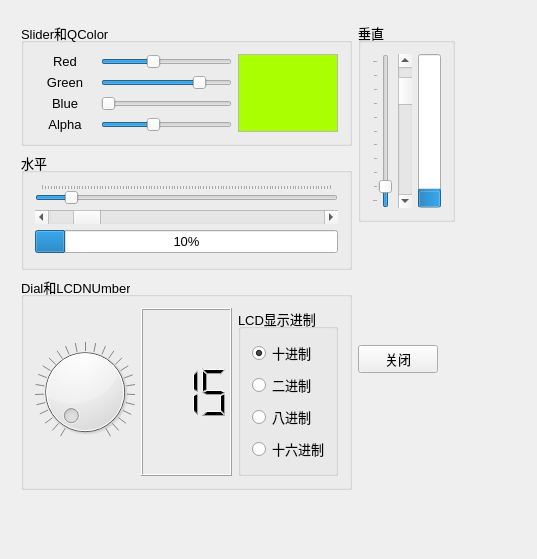
<?xml version="1.0" encoding="UTF-8"?>
<ui version="4.0">
 <class>Widget</class>
 <widget class="QWidget" name="Widget">
  <property name="geometry">
   <rect>
    <x>0</x>
    <y>0</y>
    <width>537</width>
    <height>559</height>
   </rect>
  </property>
  <property name="font">
   <font>
    <pointsize>10</pointsize>
   </font>
  </property>
  <property name="windowTitle">
   <string>数值输入和显示Misc</string>
  </property>
  <widget class="QWidget" name="layoutWidget">
   <property name="geometry">
    <rect>
     <x>10</x>
     <y>11</y>
     <width>456</width>
     <height>490</height>
    </rect>
   </property>
   <layout class="QHBoxLayout" name="horizontalLayout">
    <item>
     <layout class="QVBoxLayout" name="verticalLayout_2">
      <item>
       <widget class="QGroupBox" name="groupBox_2">
        <property name="title">
         <string>Slider和QColor</string>
        </property>
        <layout class="QGridLayout" name="gridLayout_2">
         <item row="1" column="1">
          <widget class="QSlider" name="SliderGreen">
           <property name="maximum">
            <number>255</number>
           </property>
           <property name="value">
            <number>200</number>
           </property>
           <property name="orientation">
            <enum>Qt::Horizontal</enum>
           </property>
          </widget>
         </item>
         <item row="2" column="1">
          <widget class="QSlider" name="SliderBlue">
           <property name="maximum">
            <number>255</number>
           </property>
           <property name="orientation">
            <enum>Qt::Horizontal</enum>
           </property>
          </widget>
         </item>
         <item row="0" column="0">
          <widget class="QLabel" name="label">
           <property name="minimumSize">
            <size>
             <width>60</width>
             <height>0</height>
            </size>
           </property>
           <property name="text">
            <string>Red</string>
           </property>
           <property name="alignment">
            <set>Qt::AlignCenter</set>
           </property>
          </widget>
         </item>
         <item row="1" column="0">
          <widget class="QLabel" name="label_2">
           <property name="text">
            <string>Green</string>
           </property>
           <property name="alignment">
            <set>Qt::AlignCenter</set>
           </property>
          </widget>
         </item>
         <item row="2" column="0">
          <widget class="QLabel" name="label_3">
           <property name="text">
            <string>Blue</string>
           </property>
           <property name="alignment">
            <set>Qt::AlignCenter</set>
           </property>
          </widget>
         </item>
         <item row="0" column="1">
          <widget class="QSlider" name="SliderRed">
           <property name="maximum">
            <number>255</number>
           </property>
           <property name="value">
            <number>100</number>
           </property>
           <property name="orientation">
            <enum>Qt::Horizontal</enum>
           </property>
           <property name="invertedAppearance">
            <bool>false</bool>
           </property>
           <property name="invertedControls">
            <bool>false</bool>
           </property>
           <property name="tickPosition">
            <enum>QSlider::NoTicks</enum>
           </property>
           <property name="tickInterval">
            <number>0</number>
           </property>
          </widget>
         </item>
         <item row="3" column="1">
          <widget class="QSlider" name="SliderAlpha">
           <property name="maximum">
            <number>255</number>
           </property>
           <property name="value">
            <number>100</number>
           </property>
           <property name="orientation">
            <enum>Qt::Horizontal</enum>
           </property>
          </widget>
         </item>
         <item row="3" column="0">
          <widget class="QLabel" name="label_4">
           <property name="text">
            <string>Alpha</string>
           </property>
           <property name="alignment">
            <set>Qt::AlignCenter</set>
           </property>
          </widget>
         </item>
         <item row="0" column="3" rowspan="4">
          <widget class="QTextEdit" name="textEdit">
           <property name="maximumSize">
            <size>
             <width>100</width>
             <height>16777215</height>
            </size>
           </property>
           <property name="palette">
            <palette>
             <active>
              <colorrole role="Base">
               <brush brushstyle="SolidPattern">
                <color alpha="255">
                 <red>170</red>
                 <green>255</green>
                 <blue>0</blue>
                </color>
               </brush>
              </colorrole>
             </active>
             <inactive>
              <colorrole role="Base">
               <brush brushstyle="SolidPattern">
                <color alpha="255">
                 <red>170</red>
                 <green>255</green>
                 <blue>0</blue>
                </color>
               </brush>
              </colorrole>
             </inactive>
             <disabled>
              <colorrole role="Base">
               <brush brushstyle="SolidPattern">
                <color alpha="255">
                 <red>240</red>
                 <green>240</green>
                 <blue>240</blue>
                </color>
               </brush>
              </colorrole>
             </disabled>
            </palette>
           </property>
          </widget>
         </item>
        </layout>
       </widget>
      </item>
      <item>
       <widget class="QGroupBox" name="groupBox">
        <property name="title">
         <string>水平</string>
        </property>
        <layout class="QVBoxLayout" name="verticalLayout">
         <item>
          <widget class="QSlider" name="SliderH">
           <property name="maximum">
            <number>100</number>
           </property>
           <property name="value">
            <number>10</number>
           </property>
           <property name="orientation">
            <enum>Qt::Horizontal</enum>
           </property>
           <property name="invertedAppearance">
            <bool>false</bool>
           </property>
           <property name="invertedControls">
            <bool>true</bool>
           </property>
           <property name="tickPosition">
            <enum>QSlider::TicksAbove</enum>
           </property>
           <property name="tickInterval">
            <number>0</number>
           </property>
          </widget>
         </item>
         <item>
          <widget class="QScrollBar" name="ScrollBarH">
           <property name="maximum">
            <number>100</number>
           </property>
           <property name="value">
            <number>10</number>
           </property>
           <property name="sliderPosition">
            <number>10</number>
           </property>
           <property name="orientation">
            <enum>Qt::Horizontal</enum>
           </property>
          </widget>
         </item>
         <item>
          <widget class="QProgressBar" name="progBarH">
           <property name="value">
            <number>10</number>
           </property>
           <property name="textVisible">
            <bool>true</bool>
           </property>
           <property name="orientation">
            <enum>Qt::Horizontal</enum>
           </property>
           <property name="textDirection">
            <enum>QProgressBar::TopToBottom</enum>
           </property>
           <property name="format">
            <string>%p%</string>
           </property>
          </widget>
         </item>
        </layout>
       </widget>
      </item>
      <item>
       <widget class="QGroupBox" name="groupBox_4">
        <property name="title">
         <string>Dial和LCDNUmber</string>
        </property>
        <layout class="QHBoxLayout" name="horizontalLayout_2">
         <item>
          <widget class="QDial" name="dial">
           <property name="maximum">
            <number>255</number>
           </property>
           <property name="sliderPosition">
            <number>0</number>
           </property>
           <property name="tracking">
            <bool>true</bool>
           </property>
           <property name="orientation">
            <enum>Qt::Horizontal</enum>
           </property>
           <property name="wrapping">
            <bool>false</bool>
           </property>
           <property name="notchTarget">
            <double>10.000000000000000</double>
           </property>
           <property name="notchesVisible">
            <bool>true</bool>
           </property>
          </widget>
         </item>
         <item>
          <widget class="QLCDNumber" name="LCDDisplay">
           <property name="smallDecimalPoint">
            <bool>false</bool>
           </property>
           <property name="digitCount">
            <number>3</number>
           </property>
           <property name="mode">
            <enum>QLCDNumber::Dec</enum>
           </property>
           <property name="segmentStyle">
            <enum>QLCDNumber::Filled</enum>
           </property>
           <property name="value" stdset="0">
            <double>15.000000000000000</double>
           </property>
           <property name="intValue" stdset="0">
            <number>15</number>
           </property>
          </widget>
         </item>
         <item>
          <widget class="QGroupBox" name="groupBox_5">
           <property name="maximumSize">
            <size>
             <width>100</width>
             <height>16777215</height>
            </size>
           </property>
           <property name="title">
            <string>LCD显示进制</string>
           </property>
           <layout class="QVBoxLayout" name="verticalLayout_5">
            <item>
             <widget class="QRadioButton" name="radioBtnDec">
              <property name="text">
               <string>十进制</string>
              </property>
              <property name="checked">
               <bool>true</bool>
              </property>
             </widget>
            </item>
            <item>
             <widget class="QRadioButton" name="radioBtnBin">
              <property name="text">
               <string>二进制</string>
              </property>
             </widget>
            </item>
            <item>
             <widget class="QRadioButton" name="radioBtnOct">
              <property name="text">
               <string>八进制</string>
              </property>
             </widget>
            </item>
            <item>
             <widget class="QRadioButton" name="radioBtnHex">
              <property name="text">
               <string>十六进制</string>
              </property>
             </widget>
            </item>
           </layout>
          </widget>
         </item>
        </layout>
       </widget>
      </item>
     </layout>
    </item>
    <item>
     <layout class="QGridLayout" name="gridLayout">
      <item row="0" column="0">
       <widget class="QGroupBox" name="groupBox_3">
        <property name="minimumSize">
         <size>
          <width>0</width>
          <height>200</height>
         </size>
        </property>
        <property name="title">
         <string>垂直</string>
        </property>
        <layout class="QHBoxLayout" name="horizontalLayout_3">
         <item>
          <widget class="QSlider" name="SliderV">
           <property name="maximum">
            <number>100</number>
           </property>
           <property name="value">
            <number>10</number>
           </property>
           <property name="orientation">
            <enum>Qt::Vertical</enum>
           </property>
           <property name="tickPosition">
            <enum>QSlider::TicksAbove</enum>
           </property>
          </widget>
         </item>
         <item>
          <widget class="QScrollBar" name="ScrollBarV">
           <property name="maximum">
            <number>100</number>
           </property>
           <property name="sliderPosition">
            <number>10</number>
           </property>
           <property name="orientation">
            <enum>Qt::Vertical</enum>
           </property>
          </widget>
         </item>
         <item>
          <widget class="QProgressBar" name="progBarV">
           <property name="value">
            <number>10</number>
           </property>
           <property name="alignment">
            <set>Qt::AlignLeading|Qt::AlignLeft|Qt::AlignTop</set>
           </property>
           <property name="textVisible">
            <bool>false</bool>
           </property>
           <property name="orientation">
            <enum>Qt::Vertical</enum>
           </property>
           <property name="invertedAppearance">
            <bool>false</bool>
           </property>
           <property name="textDirection">
            <enum>QProgressBar::BottomToTop</enum>
           </property>
          </widget>
         </item>
        </layout>
       </widget>
      </item>
      <item row="1" column="0">
       <spacer name="verticalSpacer">
        <property name="orientation">
         <enum>Qt::Vertical</enum>
        </property>
        <property name="sizeHint" stdset="0">
         <size>
          <width>20</width>
          <height>40</height>
         </size>
        </property>
       </spacer>
      </item>
      <item row="2" column="0">
       <widget class="QPushButton" name="btnClose">
        <property name="maximumSize">
         <size>
          <width>80</width>
          <height>16777215</height>
         </size>
        </property>
        <property name="text">
         <string>关闭</string>
        </property>
        <property name="icon">
         <iconset>
          <normalon>:/icons/images/exit.bmp</normalon>
         </iconset>
        </property>
       </widget>
      </item>
      <item row="3" column="0">
       <spacer name="verticalSpacer_2">
        <property name="orientation">
         <enum>Qt::Vertical</enum>
        </property>
        <property name="sizeHint" stdset="0">
         <size>
          <width>20</width>
          <height>40</height>
         </size>
        </property>
       </spacer>
      </item>
     </layout>
    </item>
   </layout>
  </widget>
 </widget>
 <layoutdefault spacing="6" margin="11"/>
 <resources/>
 <connections>
  <connection>
   <sender>btnClose</sender>
   <signal>clicked()</signal>
   <receiver>Widget</receiver>
   <slot>close()</slot>
   <hints>
    <hint type="sourcelabel">
     <x>319</x>
     <y>285</y>
    </hint>
    <hint type="destinationlabel">
     <x>183</x>
     <y>177</y>
    </hint>
   </hints>
  </connection>
 </connections>
</ui>
